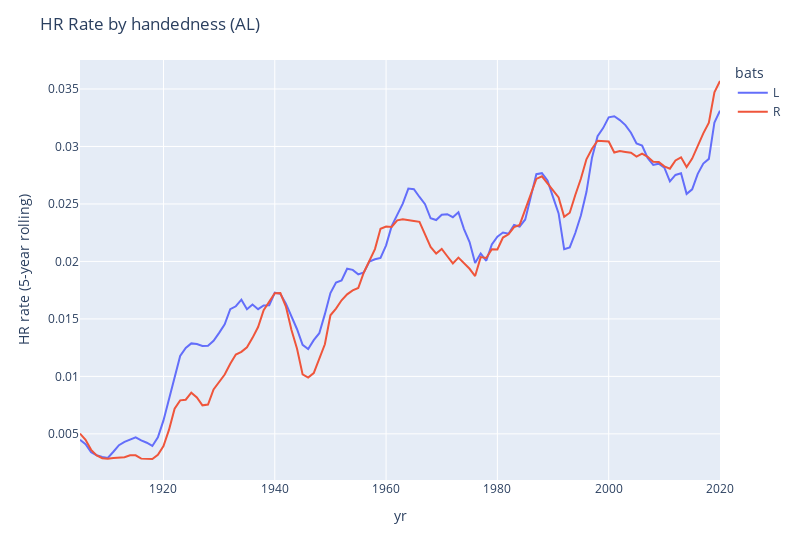
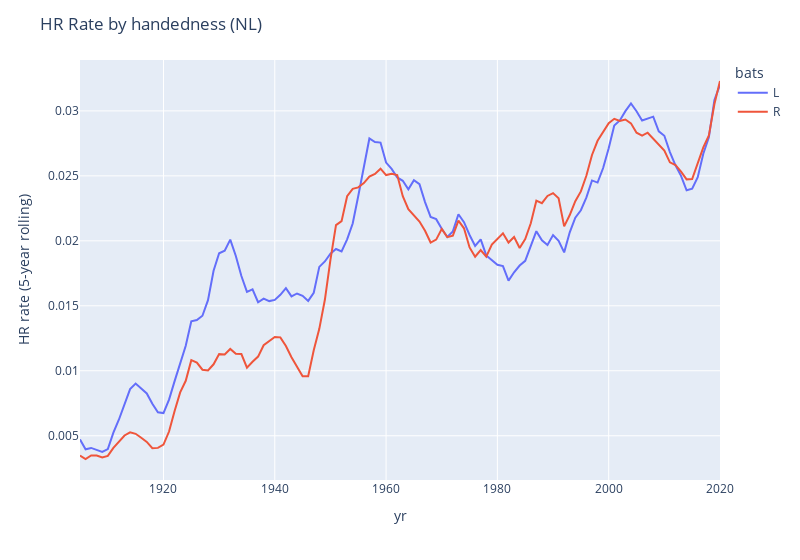

Notebook cell for these charts, in order:
### Code cell
# Visualize each league's trend (I tried putting it all on one chart, but it was too busy)
for lg in ('AL', 'NL'):
    fig = px.line(bat_rolling_rates[lg][['L', 'R']], labels={'value': 'HR rate (5-year rolling)'})
    fig.update_layout(width=800, title=f"HR Rate by handedness ({lg})")
    fig.write_image(f'output/hr_rates_by_handedness_{lg}.png')
    fig.show()

# Looks like the LH/RH effect from 1910-1950 was strong in both leagues
